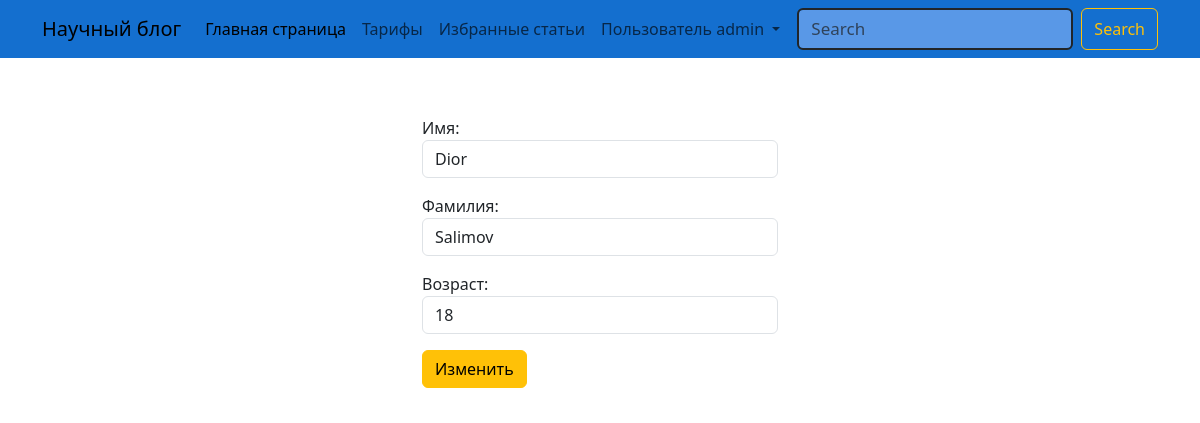
The page /account/edit/profile (signed in) on the database its author committed.
### account/models.py (models this page shows)
class Profile(models.Model):
    user = models.OneToOneField(User, on_delete=models.CASCADE)
    first_name = models.CharField(max_length=250, null=True, blank=True, verbose_name='Имя')
    last_name = models.CharField(max_length=250, null=True, blank=True, verbose_name='Фамилия')
    age = models.IntegerField(default=0, verbose_name='Возраст')
    tariff = models.ForeignKey(Tariff, on_delete=models.CASCADE, blank=True, null=True)

### account/views.py (the view, shortened to what this page needs)
# urls.py: path('edit/profile',views.EditProfile.as_view(), name='edit_profile_active')
class EditProfile(UpdateView):
    model = Profile
    form_class = EditProfileForm
    template_name = 'account/edit_profile.html'
    extra_context = {
        'title': 'Изменения профиля'
    }
    def get_object(self, queryset=None):
        return get_object_or_404(self.model, user=self.request.user)

### account/forms.py
class EditProfileForm(forms.ModelForm):
    class Meta:
        model = Profile
        fields = ['first_name', 'last_name', 'age']
        widgets = {
            'first_name': forms.TextInput(attrs={
                'class': 'form-control',
            }),
            'last_name': forms.TextInput(attrs={
                'class': 'form-control',
            }),
            'age': forms.NumberInput(attrs={
                'class': 'form-control',
            })
        }
        labels = {
            'first_name': 'Имя',
            'last_name': 'Фамилия',
            'age':'Возраст'
        }

### account/templates/account/edit_profile.html (shortened to what this page needs)
{% extends 'base.html' %}
{% load account_tag %}
{% block content %}
<div class="container mt-5">
    <div class="d-flex justify-content-center">
        <div class="col-4  bg-white p-2">
          <form action="" method="post">
            {{ form.as_p }}
            <button type="submit" class="btn btn-warning">Изменить</button>
          </form>
        </div>
    </div>
</div>
{% endblock content %}

### templates/base.html (shortened to what this page needs)
{% load static %}
<!doctype html>
<html lang="en">
<head>
    <link href="https://cdn.jsdelivr.net/npm/bootstrap@5.3.3/dist/css/bootstrap.min.css" rel="stylesheet"
>
    <link rel="stylesheet" href="https://cdn.jsdelivr.net/npm/bootstrap-icons@1.11.3/font/bootstrap-icons.min.css">
    <link rel="stylesheet" href="{% static 'css/style.css' %}">
</head>
<body>
<nav class="navbar navbar-expand-lg header-custom">
    <div class="container">
        <a class="navbar-brand" href="{% url 'index_page' %}">Научный блог</a>
        <div class="collapse navbar-collapse" id="navbarSupportedContent">
            <ul class="navbar-nav me-auto mb-2 mb-lg-0">
                <li class="nav-item">
                    <a class="nav-link active" aria-current="page" href="{% url 'index_page' %}">Главная страница</a>
                </li>
                <li class="nav-item">
                    <a class="nav-link" href="{% url 'tariff_plan_page' %}">Тарифы</a>
                </li>
                {% if request.user.is_authenticated %}
                <li class="nav-item">
                    <a class="nav-link" href="{% url 'favorite_page' %}">Избранные статьи</a>
                </li>
                {% endif %}
                <li class="nav-item dropdown">
                    <a class="nav-link dropdown-toggle" href="#" role="button" data-bs-toggle="dropdown"
                       aria-expanded="false">
                        {% if request.user.is_authenticated %}
                        Пользователь {{ request.user.username }}
                        {% else %}
                        Аккаунт
                        {% endif %}
                    </a>
                </li>
            </ul>
            <form class="d-flex" role="search" method="get" action="{% url 'search_article_active' %}">
                <input class="form-control me-2 custom-form" name="q" type="search" placeholder="Search" aria-label="Search">
                <button class="btn btn-outline-warning" type="submit">Search</button>
            </form>
        </div>
    </div>
</nav>
{% block content %}
{% endblock content %}
</body>
</html>

### static/css/style.css (style rules this page uses)
* { text-decoration: none; list-style: none; margin: 0; padding: 0; }
body { background: url('https://www.unite.ai/wp-content/uploads/2023/12/601b1bfb-b5f9-4a7d-9a5d-a04616685e42.jpg'); background-repeat: no-repeat; background-size: cover; }
.header-custom { background-color: #146fcf; border-bottom: 2px solid white; }
.custom-form { background-color: #5998e7; font-size: 17px; padding: 6px 12px; border: 2px solid ; }

### rows shown on the page
Profile: first_name "Dior", last_name "Salimov", age "18"

### other values the page prints
{{ request.user.username }} "admin"
